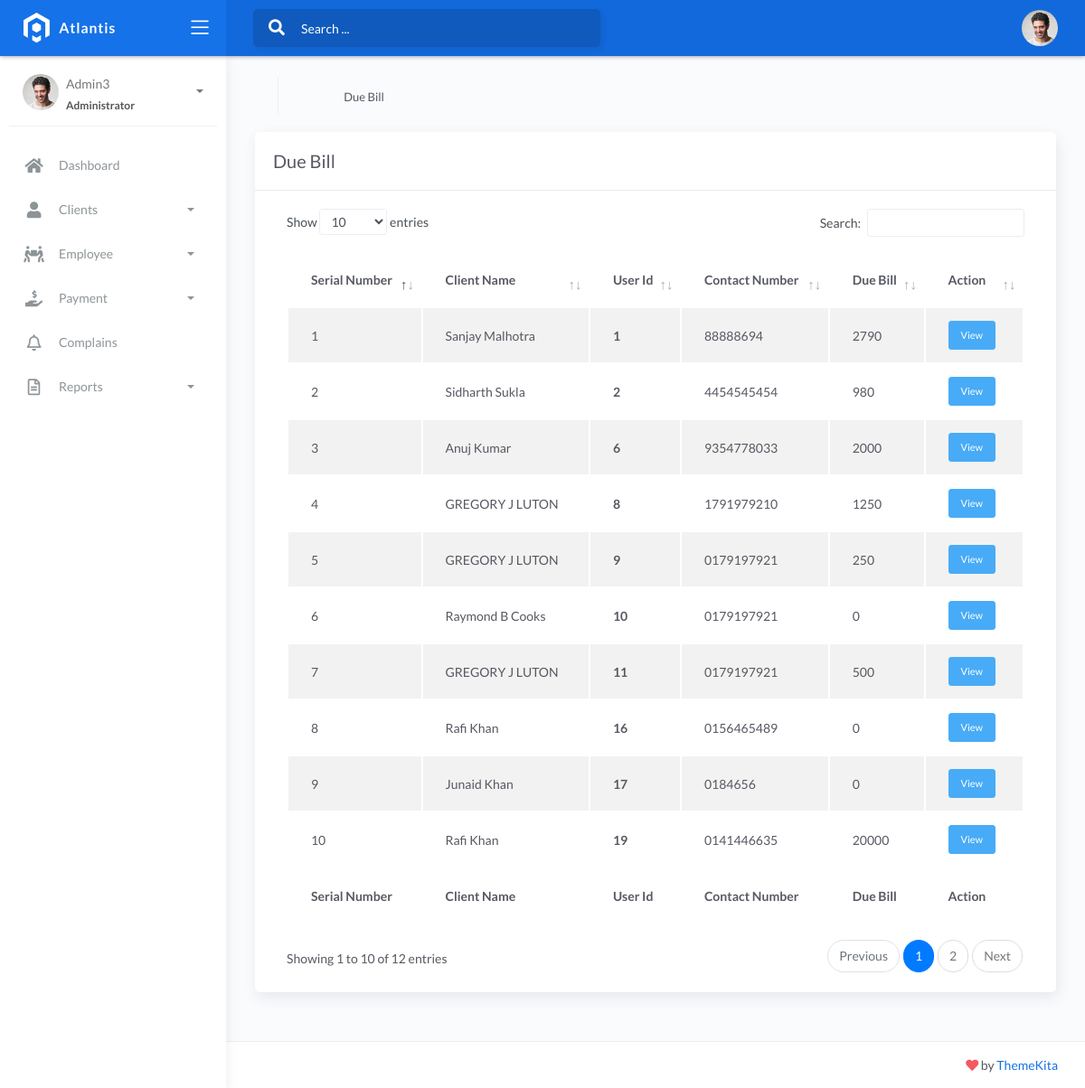
The page /admin2/due-bill.php (signed in) on the database its author committed.
### tables this page shows
CREATE TABLE `tblclient` (
  `UserID` int(10) NOT NULL,
  `AccountID` int(10) DEFAULT NULL,
  `Name` varchar(120) DEFAULT NULL,
  `Address` varchar(200) DEFAULT NULL,
  `Ip` varchar(120) DEFAULT NULL,
  `Package` varchar(120) DEFAULT NULL,
  `ContactNumber` text DEFAULT NULL,
  `CreationDate` timestamp NULL DEFAULT current_timestamp(),
  `AccountType` varchar(20) NOT NULL,
  `LastActiveDate` date DEFAULT NULL,
  `LastAddBillDate` date DEFAULT NULL,
  `Due` int(11) NOT NULL DEFAULT 0,
  `Subscription` int(11) NOT NULL DEFAULT 0,
  `Password` text NOT NULL
);

### admin2/due-bill.php (the view, shortened to what this page needs)
<?php
include('includes/dbconnection.php');
if (strlen($_SESSION['clientmsaid']==0)) {
  header('location:logout.php');
  } else{
  	?>
<!DOCTYPE html>
<html lang="en">
<head>
	<?php include_once('includes/header.php');?>
</head>
<body>
	<div class="wrapper">
		<?php include_once('includes/sidebar.php');?>
		<div class="main-panel">
			<div class="content">
				<div class="page-inner">
					<div class="page-header">
						<ul class="breadcrumbs">
							<li class="nav-home">
								<a href="dashboard.php">
									<i class="flaticon-home"></i>
								</a>
							</li>
							<li class="separator">
								<i class="flaticon-right-arrow"></i>
							</li>
							<li class="nav-item">
								<a href="#">Due Bill</a>
							</li>
						</ul>
					</div>
					<div class="row">
						<div class="col-md-12">
							<div class="card">
								<div class="card-header">
									<h4 class="card-title">Due Bill</h4>
								</div>
								<div class="card-body">
									<div class="table-responsive">
										<table id="basic-datatables" class="display table table-striped table-hover" >
											<thead>
												<tr>
													<th>Serial Number</th>
													<th>Client Name</th>
													<th>User Id</th>
													<th>Contact Number</th>
													<th>Due Bill</th>
													<th>Action</th>
												</tr>
											</thead>
											<tfoot>
												<tr>
													<th>Serial Number</th>
													<th>Client Name</th>
													<th>User Id</th>
													<th>Contact Number</th>
													<th>Due Bill</th>
													<th>Action</th>
												</tr>
											</tfoot>
											<tbody>
<?php
$sql="SELECT * FROM tblclient, tblservices WHERE tblclient.Package=tblservices.ServiceName";
$query = $dbh -> prepare($sql);
$query->execute();
$results=$query->fetchAll(PDO::FETCH_OBJ);
$cnt=1;
if($query->rowCount() > 0)
{
foreach($results as $row)
{
$due = $row->Due;
if($row->AccountType==="Active") {
	$lastAddBillDate = $row->LastAddBillDate;
	$lastActiveDate  = $row->LastActiveDate;
	if($lastAddBillDate>=$lastActiveDate){
		$startDate   = $row->LastAddBillDate;
	} else{
		$startDate = $row->LastActiveDate;
	}
		$currentDate = date("Y-m-d");
$date = strtotime("$startDate");
$addBillDate = date("Y-m-d", strtotime("+1 month", $date));
		if($currentDate>$addBillDate) {
			$due = $row->Due;
			$due = $due + $row->ServicePrice;
		}
	}
 ?>
												<tr>
													<td><?php echo htmlentities($cnt);?></td>
													<td><?php  echo htmlentities($row->Name);?></td>
													<th><?php echo htmlentities($row->UserID);?></th>
													<td><?php  echo htmlentities($row->ContactNumber);?></td>
<?php
$id = $row->UserID;
$sql="SELECT * from tblpaid WHERE UserID=:id";
$query = $dbh -> prepare($sql);
$query->bindParam(':id',$id,PDO::PARAM_STR);
$query->execute();
$result2=$query->fetchAll(PDO::FETCH_OBJ);
if($query->rowCount() > 0)
{
foreach($result2 as $row2)
{
 $due = $row->Due;
  $totalPaid = $totalPaid + $row2->PaidBill;
     ?>
<?php }}  ?>
<?php if ($totalPaid>0) {
	$totalDue = $due - $totalPaid;
} else{
	$totalDue = $due - $totalPaid;
}
?>
													<td><?php  echo $totalDue;?></td>
<?php $totalDue=0; $totalPaid =0; ?>
													<td>
									       <a href="client-details.php?userId=<?php  echo $row->UserID;?>"class="btn btn-sm btn-info"> View </a>
									       </td>
												</tr>
										<?php $cnt=$cnt+1;}} ?>
											</tbody>
										</table>
									</div>
								</div>
							</div>
						</div>
					</div>
				</div>
			</div>
			<footer class="footer">
				<div class="container-fluid">
					<div class="copyright ml-auto">
						<i class="fa fa-heart heart text-danger"></i> by <a href="https://www.themekita.com">ThemeKita</a>
					</div>
				</div>
			</footer>
		</div>
			<footer class="footer">
				<div class="container-fluid">
					<div class="copyright ml-auto">
						<i class="fa fa-heart heart text-danger"></i> by <a href="https://www.themekita.com">ThemeKita</a>
					</div>
				</div>
			</footer>
		</div>
</body>
</html>
<?php }  ?>

### admin2/includes/sidebar.php (shortened to what this page needs)
<div class="main-header">
			<div class="logo-header" data-background-color="blue">
				<a href="index.html" class="logo">
					<img src="../assets/img/logo.svg" alt="navbar brand" class="navbar-brand">
				</a>
				<div class="nav-toggle">
					<button class="btn btn-toggle toggle-sidebar">
						<i class="icon-menu"></i>
					</button>
				</div>
			</div>
			<nav class="navbar navbar-header navbar-expand-lg" data-background-color="blue2">
				<div class="container-fluid">
					<div class="collapse" id="search-nav">
						<form class="navbar-left navbar-form nav-search mr-md-3">
							<div class="input-group">
								<div class="input-group-prepend">
									<button type="submit" class="btn btn-search pr-1">
										<i class="fa fa-search search-icon"></i>
									</button>
								</div>
								<input type="text" placeholder="Search ..." class="form-control">
							</div>
						</form>
					</div>
					<ul class="navbar-nav topbar-nav ml-md-auto align-items-center">
						<li class="nav-item dropdown hidden-caret">
							<a class="dropdown-toggle profile-pic" data-toggle="dropdown" href="#" aria-expanded="false">
								<div class="avatar-sm">
									<img src="../assets/img/profile.jpg" alt="..." class="avatar-img rounded-circle">
								</div>
							</a>
						</li>
					</ul>
				</div>
			</nav>
		</div>
<div class="sidebar sidebar-style-2">
			<div class="sidebar-wrapper scrollbar scrollbar-inner">
				<div class="sidebar-content">
					<div class="user">
						<div class="avatar-sm float-left mr-2">
							<img src="../assets/img/profile.jpg" alt="..." class="avatar-img rounded-circle">
						</div>
						<div class="info">
							<a data-toggle="collapse" href="#collapseExample" aria-expanded="true">
<?php
$aid=$_SESSION['clientmsaid'];
$sql="SELECT AdminName from  tbladmin where ID=:aid";
$query = $dbh -> prepare($sql);
$query->bindParam(':aid',$aid,PDO::PARAM_STR);
$query->execute();
$results=$query->fetchAll(PDO::FETCH_OBJ);
$cnt=1;
if($query->rowCount() > 0)
{
foreach($results as $row)
{
          ?>
								<span>
									<?php  echo $row->AdminName;?>
									<?php $cnt=$cnt+1;}} ?>
									<span class="user-level">Administrator</span>
									<span class="caret"></span>
								</span>
							</a>
						</div>
					</div>
					<ul class="nav nav-primary">
						<li class="nav-item ">
							<a  href="dashboard.php" class="collapsed" aria-expanded="false">
								<i class="fas fa-home"></i>
								<p>Dashboard</p>
							</a>
						</li>
						<li class="nav-item">
							<a data-toggle="collapse" href="#sidebarLayouts">
								<i class="fas fa-user"></i>
								<p>Clients</p>
								<span class="caret"></span>
							</a>
						</li>
						<li class="nav-item">
							<a data-toggle="collapse" href="#forms">
								<i class="fas fa-people-carry"></i>
								<p>Employee</p>
								<span class="caret"></span>
							</a>
						</li>
						<li class="nav-item">
							<a data-toggle="collapse" href="#dashboard" class="collapsed" aria-expanded="false">
								<i class="fas fa-hand-holding-usd"></i>
								<p>Payment</p>
								<span class="caret"></span>
							</a>
						</li>
						<li class="nav-item">
							<a href="complains.php">
								<i class="far fa-bell"></i>
								<p>Complains</p>
							</a>
						</li>
						<li class="nav-item">
							<a data-toggle="collapse" href="#maps">
								<i class="far fa-file-alt"></i>
								<p>Reports</p>
								<span class="caret"></span>
							</a>
						</li>
					</ul>
				</div>
			</div>
		</div>

### rows shown on the page
tblclient: Name "Sanjay Malhotra", UserID "1", ContactNumber "88888694", Due "2790"
tblclient: Name "Sidharth Sukla", UserID "2", ContactNumber "4454545454", Due "980"
tblclient: Name "Anuj Kumar", UserID "6", ContactNumber "9354778033", Due "2000"
tblclient: Name "GREGORY J LUTON", UserID "8", ContactNumber "1791979210", totalDue "1250"
tblclient: Name "GREGORY J LUTON", UserID "9", ContactNumber "0179197921", totalDue "250"
tblclient: Name "Raymond B Cooks", UserID "10", ContactNumber "0179197921", Due "0"
tblclient: Name "GREGORY J LUTON", UserID "11", ContactNumber "0179197921", totalDue "500"
tblclient: Name "Rafi Khan", UserID "16", ContactNumber "0156465489", Due "0"
tblclient: Name "Junaid Khan", UserID "17", ContactNumber "0184656", Due "0"
tblclient: Name "Rafi Khan", UserID "19", ContactNumber "0141446635", totalDue "20000"

### other values the page prints
$row->AdminName "Admin3"
